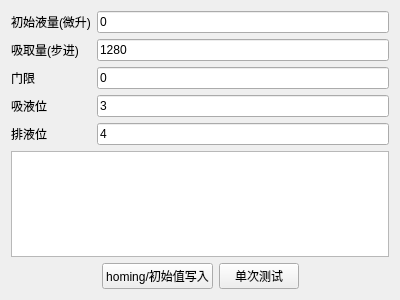
<?xml version="1.0" encoding="UTF-8"?>
<ui version="4.0">
 <class>PipetteNeedlePrecision</class>
 <widget class="QWidget" name="PipetteNeedlePrecision">
  <property name="geometry">
   <rect>
    <x>0</x>
    <y>0</y>
    <width>400</width>
    <height>300</height>
   </rect>
  </property>
  <property name="windowTitle">
   <string>Form</string>
  </property>
  <layout class="QVBoxLayout" name="verticalLayout">
   <item>
    <layout class="QGridLayout" name="gridLayout">
     <item row="4" column="1">
      <widget class="QLineEdit" name="edit_to">
       <property name="text">
        <string>4</string>
       </property>
      </widget>
     </item>
     <item row="1" column="0">
      <widget class="QLabel" name="label_3">
       <property name="text">
        <string>吸取量(步进)</string>
       </property>
      </widget>
     </item>
     <item row="2" column="0">
      <widget class="QLabel" name="label_4">
       <property name="text">
        <string>门限</string>
       </property>
      </widget>
     </item>
     <item row="2" column="1">
      <widget class="QLineEdit" name="edit_threshold">
       <property name="text">
        <string>0</string>
       </property>
      </widget>
     </item>
     <item row="4" column="0">
      <widget class="QLabel" name="label_2">
       <property name="text">
        <string>排液位</string>
       </property>
      </widget>
     </item>
     <item row="3" column="1">
      <widget class="QLineEdit" name="edit_from">
       <property name="text">
        <string>3</string>
       </property>
      </widget>
     </item>
     <item row="3" column="0">
      <widget class="QLabel" name="label">
       <property name="text">
        <string>吸液位</string>
       </property>
      </widget>
     </item>
     <item row="1" column="1">
      <widget class="QLineEdit" name="edit_Suction">
       <property name="text">
        <string>1280</string>
       </property>
      </widget>
     </item>
     <item row="0" column="0">
      <widget class="QLabel" name="label_5">
       <property name="text">
        <string>初始液量(微升)</string>
       </property>
      </widget>
     </item>
     <item row="0" column="1">
      <widget class="QLineEdit" name="edit_init_liquid">
       <property name="text">
        <string>0</string>
       </property>
      </widget>
     </item>
    </layout>
   </item>
   <item>
    <widget class="QTextEdit" name="textEdit"/>
   </item>
   <item>
    <layout class="QHBoxLayout" name="horizontalLayout">
     <item>
      <spacer name="horizontalSpacer">
       <property name="orientation">
        <enum>Qt::Horizontal</enum>
       </property>
       <property name="sizeHint" stdset="0">
        <size>
         <width>40</width>
         <height>20</height>
        </size>
       </property>
      </spacer>
     </item>
     <item>
      <widget class="QPushButton" name="btn_homing">
       <property name="text">
        <string>homing/初始值写入</string>
       </property>
      </widget>
     </item>
     <item>
      <widget class="QPushButton" name="btn_op_once">
       <property name="text">
        <string>单次测试</string>
       </property>
      </widget>
     </item>
     <item>
      <spacer name="horizontalSpacer_2">
       <property name="orientation">
        <enum>Qt::Horizontal</enum>
       </property>
       <property name="sizeHint" stdset="0">
        <size>
         <width>40</width>
         <height>20</height>
        </size>
       </property>
      </spacer>
     </item>
    </layout>
   </item>
  </layout>
 </widget>
 <resources/>
 <connections/>
</ui>
